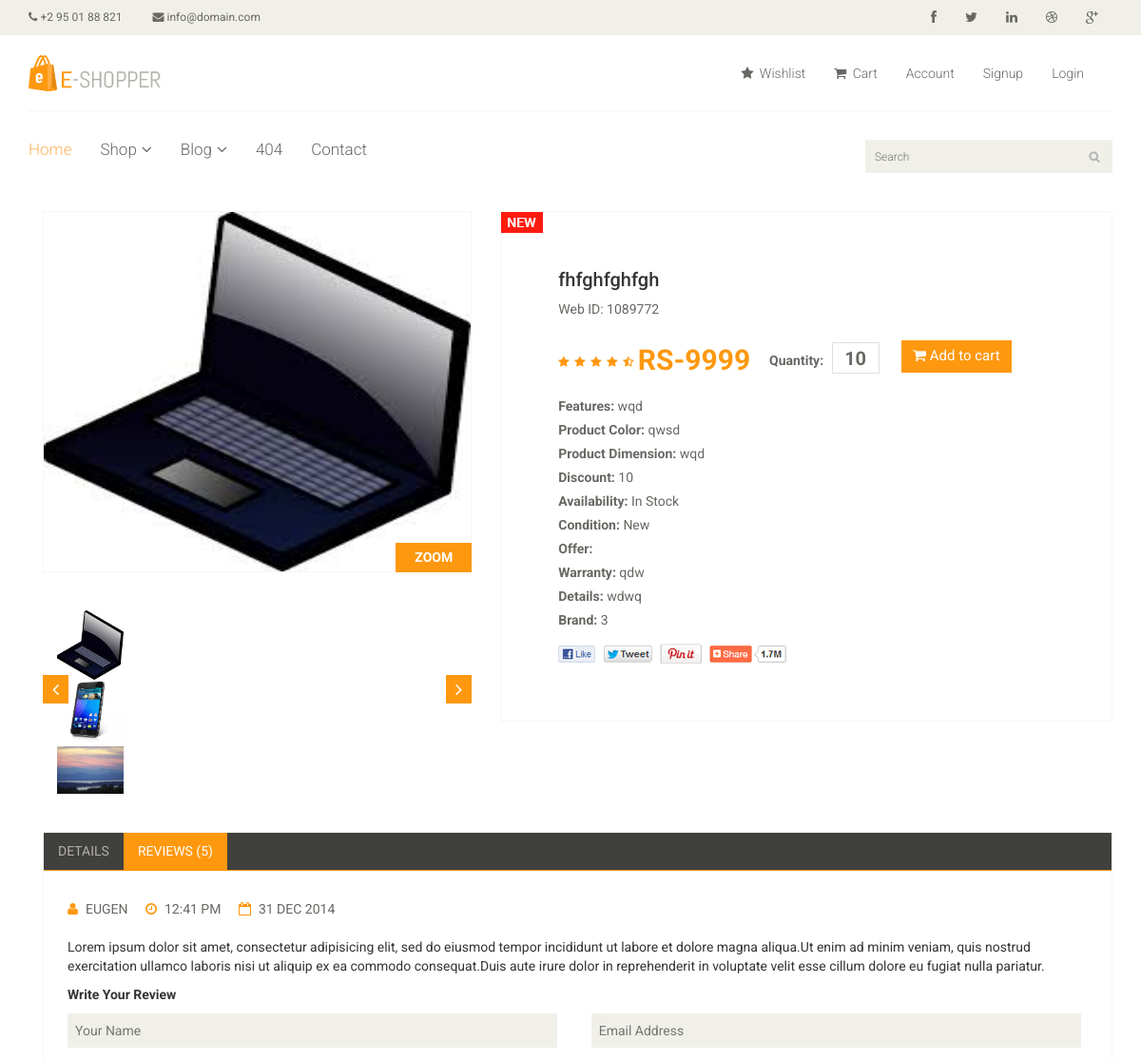
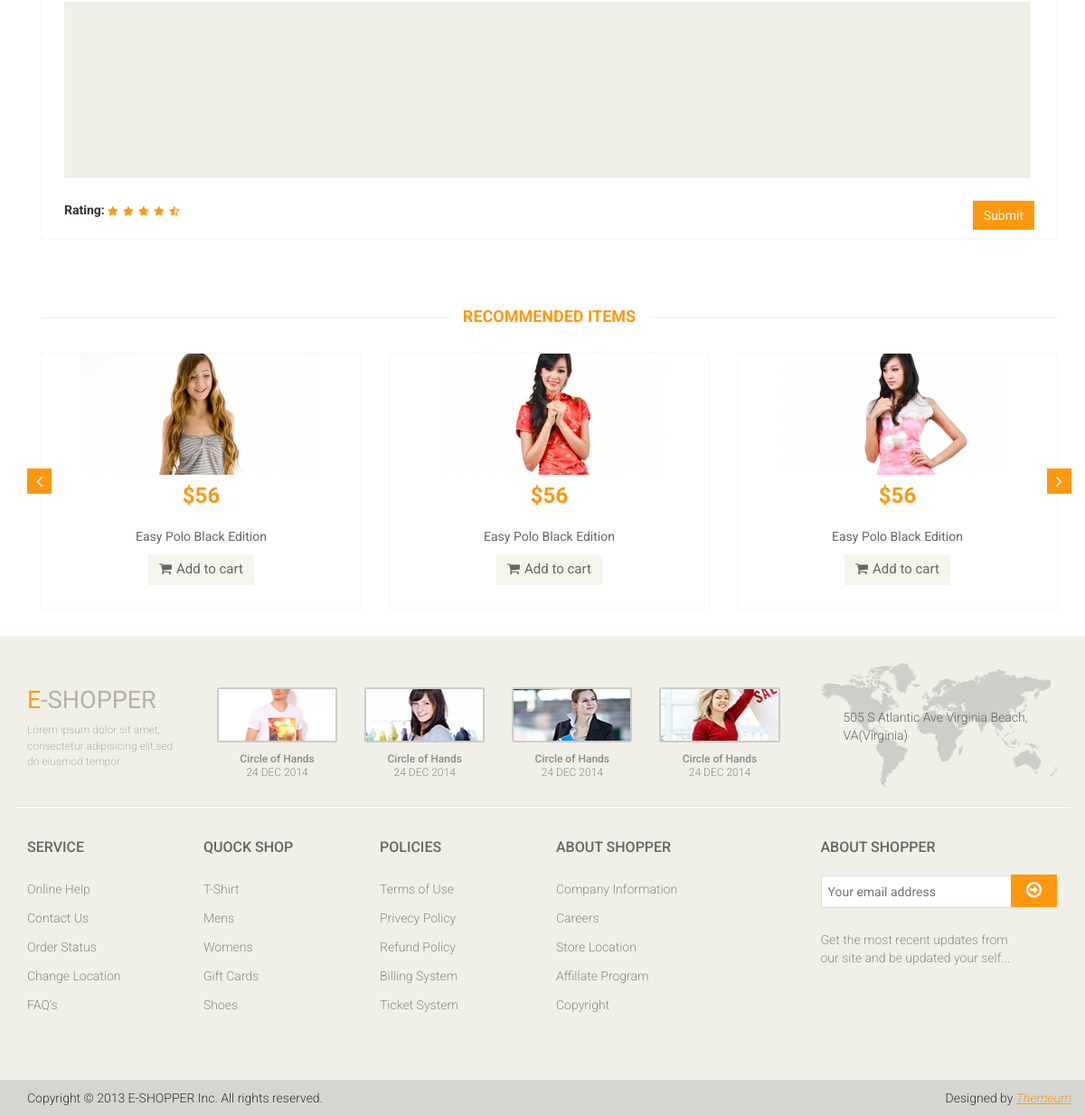
Screenshot of /home/product_details/29 with the database file from the repository (2 pictures, top to bottom).
### tables this page shows
CREATE TABLE `product_image` (
  `id` int(11) NOT NULL,
  `pid` varchar(235) NOT NULL,
  `p_image` varchar(255) NOT NULL
);

CREATE TABLE `product` (
  `p_id` int(11) NOT NULL,
  `cat_id` int(11) NOT NULL,
  `s_id` int(11) NOT NULL,
  `brand_name` varchar(255) NOT NULL,
  `p_name` varchar(255) NOT NULL,
  `p_details` varchar(255) NOT NULL,
  `quantity` varchar(200) NOT NULL,
  `p_price` double NOT NULL,
  `p_sale` double NOT NULL,
  `p_war` varchar(255) NOT NULL,
  `p_color` varchar(30) NOT NULL,
  `p_dims` varchar(40) NOT NULL,
  `features` varchar(255) NOT NULL,
  `discount` varchar(255) NOT NULL,
  `offer` varchar(255) NOT NULL,
  `bar_code` varchar(255) NOT NULL
);

### application/controllers/home.php (called while the page is built, shortened)
<?php
 class Home extends CI_controller {
   public function __construct(){
      $this->load->model('home_model');
      $this->load->library('session');
   }
   public function product_details(){
    $pid = $this->uri->segment(3);
    $param = array(
                   "table" => "product",
                   "field_name" => "p_id",
                   "field_value" => $pid
                   );
    $data['prod'] = $this->home_model->GetDatabyId($param)->row();
    $data['pimage'] = $this->db->query("select * from product_image where pid=".$pid)->result();
    $this->load->view("front/product_details", $data);
   }
 }

### index.php (called while the page is built, shortened)
<?php
require_once BASEPATH.'core/CodeIgniter.php';

### application/models/home_model.php (called while the page is built, shortened)
<?php
class Home_model extends CI_Model {
	public function GetDatabyId($param){
		$query = $this->db->get($param['table']);
		return $query;
	}
}

### application/views/front/product_details.php (the view, shortened to what this page needs)
<section>
		<div class="container">
			<div class="row">
				<div class="col-sm-12 padding-right">
					<div class="product-details">
						<div class="col-sm-5">
							<div class="view-product">
								<img src="<?php echo base_url().'resources/product_images/'.$prod->p_id.'/'.$pimage[0]->p_image; ?>" alt="" />
								<h3>ZOOM</h3>
							</div>
							<div id="similar-product" class="carousel slide" data-ride="carousel">
									<div class="carousel-inner">
										<?php foreach($pimage as $prow){ ?>
										<div class="item active">
												<a href=""><img src="<?php echo base_url().'resources/product_images/'.$prod->p_id.'/'.$prow->p_image; ?>" alt="" width="70" height="70"/></a>
										</div>
										<?php } ?>
									</div>
								  <a class="left item-control" href="#similar-product" data-slide="prev">
									<i class="fa fa-angle-left"></i>
								  </a>
								  <a class="right item-control" href="#similar-product" data-slide="next">
									<i class="fa fa-angle-right"></i>
								  </a>
							</div>
						</div>
						<div class="col-sm-7">
							<div class="product-information">
								<img src="<?php echo base_url();?>assets/assets_front/images/product-details/new.jpg" class="newarrival" alt="" />
								<h2><?php echo $prod->p_name; ?></h2>
								<p>Web ID: 1089772</p>
								<img src="<?php echo base_url();?>assets/assets_front/images/product-details/rating.png" alt="" />
								<span>
									<span>RS-<?php echo $prod->p_sale; ?></span>
									<label>Quantity:</label>
									<input type="text" value="<?php echo $prod->quantity; ?>" readonly/>
									<a href="<?php echo base_url().'home/sess_cart/'.$prod->p_id;?>">
									<button type="button" class="btn btn-fefault cart">
										<i class="fa fa-shopping-cart"></i>
										Add to cart
									</button>
									</a>
								</span>
								<p><b>Features:</b> <?php echo $prod->features; ?></p>
								<p><b>Product Color:</b> <?php echo $prod->p_color; ?></p>
								<p><b>Product Dimension:</b> <?php echo $prod->p_dims; ?></p>
								<p><b>Discount:</b> <?php echo $prod->discount; ?></p>
								<p><b>Availability:</b> <?php echo ($prod->quantity > 0) ? "In Stock" : "Out of Stock"; ?></p>
								<p><b>Condition:</b> New</p>
								<p><b>Offer:</b> <?php echo $prod->offer; ?></p>
								<p><b>Warranty:</b> <?php echo $prod->p_war; ?></p>
								<p><b>Details:</b> <?php echo $prod->p_details; ?></p>
								<p><b>Brand:</b> <?php echo $prod->brand_name; ?></p>
								<a href=""><img src="<?php echo base_url();?>assets/assets_front/images/product-details/share.png" class="share img-responsive"  alt="" /></a>
							</div>
						</div>
					</div>
					<div class="category-tab shop-details-tab">
						<div class="col-sm-12">
							<ul class="nav nav-tabs">
								<li><a href="#details" data-toggle="tab">Details</a></li>
								<li class="active"><a href="#reviews" data-toggle="tab">Reviews (5)</a></li>
							</ul>
						</div>
						<div class="tab-content">
								<div class="tab-pane fade active in" id="reviews" >
									<div class="col-sm-12">
										<ul>
											<li><a href=""><i class="fa fa-user"></i>EUGEN</a></li>
											<li><a href=""><i class="fa fa-clock-o"></i>12:41 PM</a></li>
											<li><a href=""><i class="fa fa-calendar-o"></i>31 DEC 2014</a></li>
										</ul>
										<p>Lorem ipsum dolor sit amet, consectetur adipisicing elit, sed do eiusmod tempor incididunt ut labore et dolore magna aliqua.Ut enim ad minim veniam, quis nostrud exercitation ullamco laboris nisi ut aliquip ex ea commodo consequat.Duis aute irure dolor in reprehenderit in voluptate velit esse cillum dolore eu fugiat nulla pariatur.</p>
										<p><b>Write Your Review</b></p>
										<form action="#">
											<span>
												<input type="text" placeholder="Your Name"/>
												<input type="email" placeholder="Email Address"/>
											</span>
											<textarea name="" ></textarea>
											<b>Rating: </b> <img src="<?php echo base_url();?>assets/assets_front/images/product-details/rating.png" alt="" />
											<button type="button" class="btn btn-default pull-right">
												Submit
											</button>
										</form>
									</div>
								</div>
						</div>
					</div>
					<div class="recommended_items">
						<h2 class="title text-center">recommended items</h2>
						<div id="recommended-item-carousel" class="carousel slide" data-ride="carousel">
							<div class="carousel-inner">
								<div class="item active">
									<div class="col-sm-4">
										<div class="product-image-wrapper">
											<div class="single-products">
												<div class="productinfo text-center">
													<img src="<?php echo base_url();?>assets/assets_front/images/home/recommend1.jpg" alt="" />
													<h2>$56</h2>
													<p>Easy Polo Black Edition</p>
													<button type="button" class="btn btn-default add-to-cart"><i class="fa fa-shopping-cart"></i>Add to cart</button>
												</div>
											</div>
										</div>
									</div>
									<div class="col-sm-4">
										<div class="product-image-wrapper">
											<div class="single-products">
												<div class="productinfo text-center">
													<img src="<?php echo base_url();?>assets/assets_front/images/home/recommend2.jpg" alt="" />
													<h2>$56</h2>
													<p>Easy Polo Black Edition</p>
													<button type="button" class="btn btn-default add-to-cart"><i class="fa fa-shopping-cart"></i>Add to cart</button>
												</div>
											</div>
										</div>
									</div>
									<div class="col-sm-4">
										<div class="product-image-wrapper">
											<div class="single-products">
												<div class="productinfo text-center">
													<img src="<?php echo base_url();?>assets/assets_front/images/home/recommend3.jpg" alt="" />
													<h2>$56</h2>
													<p>Easy Polo Black Edition</p>
													<button type="button" class="btn btn-default add-to-cart"><i class="fa fa-shopping-cart"></i>Add to cart</button>
												</div>
											</div>
										</div>
									</div>
								</div>
							</div>
							 <a class="left recommended-item-control" href="#recommended-item-carousel" data-slide="prev">
								<i class="fa fa-angle-left"></i>
							  </a>
							  <a class="right recommended-item-control" href="#recommended-item-carousel" data-slide="next">
								<i class="fa fa-angle-right"></i>
							  </a>
						</div>
					</div>
				</div>
			</div>
		</div>
	</section>
</head>

### rows the page displays
product_image: p_image (picture)
product_image: p_image (picture)
product_image: p_image (picture)
product: p_name "fhfghfghfgh", p_sale "9999", quantity "10", features "wqd", p_color "qwsd", p_dims "wqd", discount "10", p_war "qdw", p_details "wdwq", brand_name "3"
